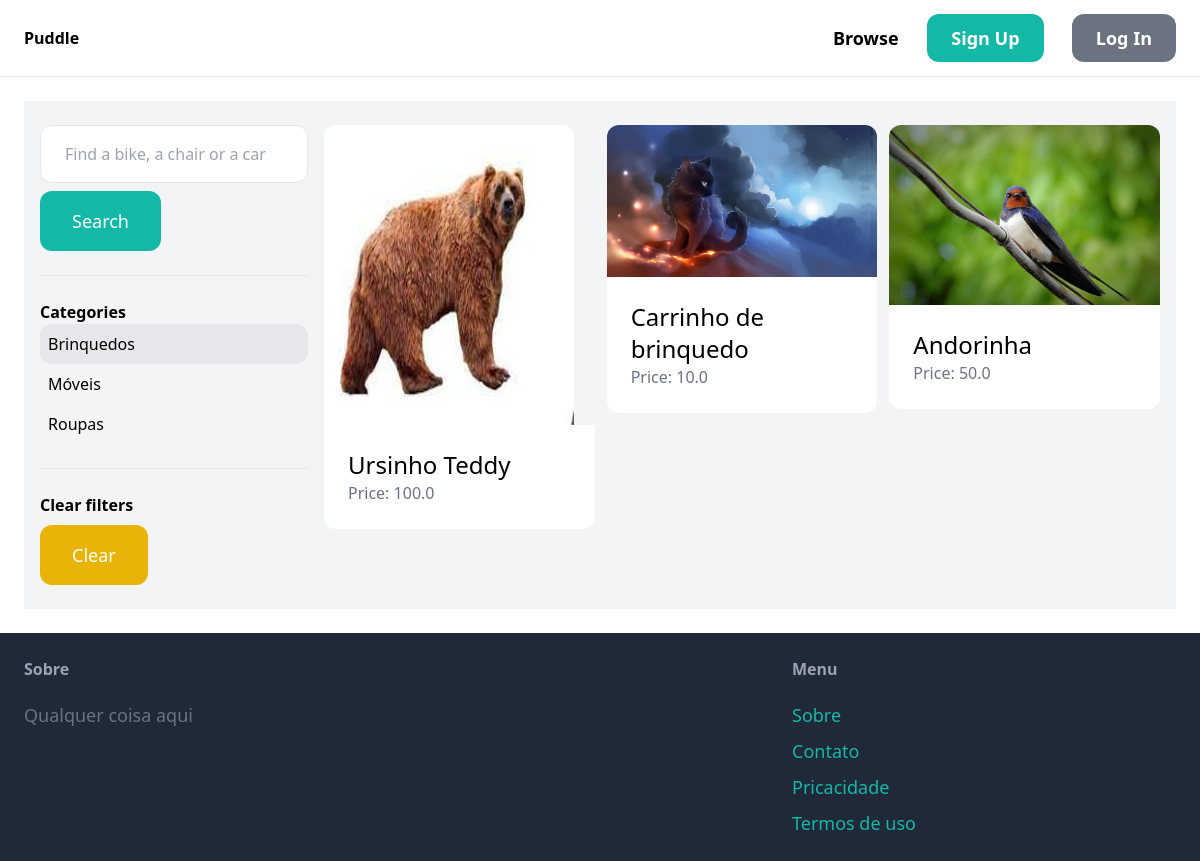
The app's page /items/?query=&category=1 with its own data.
### item/models.py (models this page shows, shortened)
class Category(models.Model):
    name = models.CharField(max_length=255)
    class Meta:
        ordering = ("name",)
        verbose_name_plural = "Categories"

class Item(models.Model):
    category = models.ForeignKey(Category,related_name='items', on_delete=models.CASCADE)
    name = models.CharField(max_length=255)
    description = models.TextField(blank=True, null=True)
    price = models.FloatField(validators=[MinValueValidator(0.0)])
    image = models.ImageField(upload_to='item_images',blank=True,null=True)
    is_sold = models.BooleanField(default=False)
    created_at = models.DateTimeField(auto_now_add=True)
    created_by = models.ForeignKey(User,related_name ='items', on_delete = models.CASCADE)

### item/views.py (the view)
# urls.py: path('',views.items,name='items'),
def items(request):
    query = request.GET.get('query','')
    categories=Category.objects.all()
    items =  Item.objects.filter(is_sold=False)
    category_id = request.GET.get('category',0)
    if category_id:
        items= items.filter(category_id = category_id)
    if query:
        items= items.filter(Q(name__icontains=query) | Q(description__icontains=query))
    return render(request,'item/items.html',{
        'items':items,
        'query':query,
        'categories':categories,
        'category_id':int(category_id),
    })

### item/templates/item/items.html (shortened to what this page needs)
{% extends "core/base.html" %}
{% block content %}
    <div class="py-6 px-4 grid grid-cols-4 gap-4 bg-gray-100 ">
        <div class="col-span-1">
            <form method="get" action="{% url "item:items" %}">
                <input name="query" class='w-full py-4 px-6  border rounded-xl' type="text" value="{{query}}" placeholder="Find a bike, a chair or a car">
                <button class="mt-2 py-4 px-8 text-lg bg-teal-500 text-white rounded-xl">Search</button>
            </form>
            <hr class="my-6">
            <p class="font-semibold">Categories</p>
            <ul>
                {% for category in categories %}
                    <li class="py-2 px-2 rounded-xl {% if category.id == category_id %}bg-gray-200{% endif %}">
                        <a href="{% url "item:items" %}?query={{query}}&category={{category.id}}">{{category.name}}</a>
                    </li>
                {% endfor %}
            </ul>
            <hr class="my-6">
            <p class="font-semibold">Clear filters</p>
            <ul>
                <li><a href="{% url "item:items" %}" class="mt-2 py-4 px-8 inline-block bg-yellow-500 text-lg rounded-xl text-white">Clear</a></li>
            </ul>
        </div>
        <div class="col-span-3">
            <div class="grid grid-cols-3 gap-3">
                {% for item in items %}
                    <div>
                        <a href="{% url "item:detail" item.id %}">
                            <div>
                                {% if item.image %}
                                    <img src="{{item.image.url}}" class="rounded-t-xl">
                                {% endif %}
                            </div>
                            <div class="p-6 bg-white rounded-b-xl">
                                <h2 class="text-2xl">{{item.name}}</h2>
                                <p class="text-gray-500">Price: {{item.price}}</p>
                            </div>
                        </a>
                    </div>
                {% endfor %}
            </div>
        </div>
    </div>
{% endblock content %}

### records on screen
Category: name "Brinquedos"
Category: name "Móveis"
Category: name "Roupas"
Item: image (picture), name "Ursinho Teddy", price "100.0"
Item: image (picture), name "Carrinho de brinquedo", price "10.0"
Item: image (picture), name "Andorinha", price "50.0"
